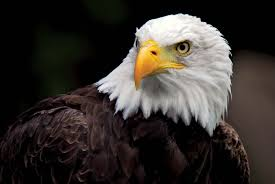
#> input picture eagle.jpeg, 275 x 184 px
$ python image_encryption.py encrypt eagle.jpeg out.png
#> lines starting #> are read from the running program, lines starting #| are printed output that depends on the picture
from PIL import Image
import numpy as np

def load_image(image_path):
#> called with image_path = 'eagle.jpeg'
    return Image.open(image_path)
#> returned value is the input picture: PIL image 275x184 RGB; mean R, G, B 54.7, 49.4, 45.4

def save_image(image, save_path):
    image.save(save_path)

def encrypt_image(image):
    pixels = np.array(image)
    encrypted_pixels = pixels + 50  # Basic operation: add 50 to each pixel value
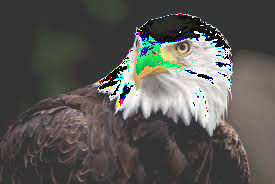
#> encrypted_pixels: shape (184, 275, 3); mean R, G, B 89.2, 87.7, 84.7
    encrypted_pixels = np.clip(encrypted_pixels, 0, 255)  # Ensure values are within valid range
    encrypted_image = Image.fromarray(encrypted_pixels.astype('uint8'))
    return encrypted_image

def decrypt_image(image):
    pixels = np.array(image)
    decrypted_pixels = pixels - 50  # Reverse operation: subtract 50 from each pixel value
    decrypted_pixels = np.clip(decrypted_pixels, 0, 255)  # Ensure values are within valid range
    decrypted_image = Image.fromarray(decrypted_pixels.astype('uint8'))
    return decrypted_image

def main():
    import argparse

    parser = argparse.ArgumentParser(description="Encrypt or Decrypt an image")
    parser.add_argument("operation", choices=["encrypt", "decrypt"], help="Operation to perform")
    parser.add_argument("input_image", help="Path to the input image")
    parser.add_argument("output_image", help="Path to save the output image")
    args = parser.parse_args()

    image = load_image(args.input_image)

    if args.operation == "encrypt":
        processed_image = encrypt_image(image)
    elif args.operation == "decrypt":
        processed_image = decrypt_image(image)

    save_image(processed_image, args.output_image)
    print(f"Image has been {args.operation}ed and saved to {args.output_image}")

if __name__ == "__main__":
    main()
